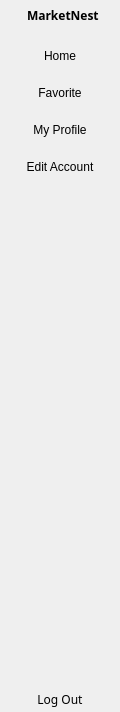
     <widget class="QWidget" name="full_menu_widget" native="true">
      <property name="sizePolicy">
       <sizepolicy hsizetype="Fixed" vsizetype="Preferred">
        <horstretch>0</horstretch>
        <verstretch>0</verstretch>
       </sizepolicy>
      </property>
      <property name="maximumSize">
       <size>
        <width>120</width>
        <height>16777215</height>
       </size>
      </property>
      <layout class="QVBoxLayout" name="verticalLayout_4">
       <property name="spacing">
        <number>0</number>
       </property>
       <property name="leftMargin">
        <number>0</number>
       </property>
       <property name="topMargin">
        <number>0</number>
       </property>
       <property name="rightMargin">
        <number>0</number>
       </property>
       <property name="bottomMargin">
        <number>0</number>
       </property>
       <item>
        <layout class="QHBoxLayout" name="horizontalLayout_3">
         <property name="spacing">
          <number>0</number>
         </property>
         <property name="topMargin">
          <number>5</number>
         </property>
         <property name="bottomMargin">
          <number>20</number>
         </property>
         <item>
          <spacer name="horizontalSpacer_4">
           <property name="orientation">
            <enum>Qt::Horizontal</enum>
           </property>
           <property name="sizeHint" stdset="0">
            <size>
             <width>40</width>
             <height>20</height>
            </size>
           </property>
          </spacer>
         </item>
         <item>
          <widget class="QLabel" name="label_4">
           <property name="maximumSize">
            <size>
             <width>35</width>
             <height>35</height>
            </size>
           </property>
           <property name="text">
            <string/>
           </property>
           <property name="pixmap">
            <pixmap resource="resource.qrc">:/icon/icon/logo.ico</pixmap>
           </property>
           <property name="scaledContents">
            <bool>true</bool>
           </property>
          </widget>
         </item>
         <item>
          <widget class="QLabel" name="label_3">
           <property name="font">
            <font>
             <family>Josefin Sans SemiBold</family>
             <bold>true</bold>
            </font>
           </property>
           <property name="text">
            <string>MarketNest</string>
           </property>
          </widget>
         </item>
         <item>
          <spacer name="horizontalSpacer_3">
           <property name="orientation">
            <enum>Qt::Horizontal</enum>
           </property>
           <property name="sizeHint" stdset="0">
            <size>
             <width>40</width>
             <height>20</height>
            </size>
           </property>
          </spacer>
         </item>
        </layout>
       </item>
       <item>
        <layout class="QVBoxLayout" name="verticalLayout_2">
         <property name="spacing">
          <number>15</number>
         </property>
         <item>
          <widget class="QPushButton" name="homeBtn_2">
           <property name="focusPolicy">
            <enum>Qt::WheelFocus</enum>
           </property>
           <property name="layoutDirection">
            <enum>Qt::LeftToRight</enum>
           </property>
           <property name="inputMethodHints">
            <set>Qt::ImhMultiLine</set>
           </property>
           <property name="text">
            <string>Home</string>
           </property>
           <property name="icon">
            <iconset resource="resource.qrc">
             <normaloff>:/icon/icon/home.ico</normaloff>:/icon/icon/home.ico</iconset>
           </property>
           <property name="checkable">
            <bool>true</bool>
           </property>
           <property name="autoExclusive">
            <bool>true</bool>
           </property>
           <property name="autoDefault">
            <bool>false</bool>
           </property>
           <property name="flat">
            <bool>true</bool>
           </property>
          </widget>
         </item>
         <item>
          <widget class="QPushButton" name="favBtn_2">
           <property name="text">
            <string>Favorite</string>
           </property>
           <property name="icon">
            <iconset resource="resource.qrc">
             <normaloff>:/icon/icon/heart3.ico</normaloff>:/icon/icon/heart3.ico</iconset>
           </property>
           <property name="checkable">
            <bool>true</bool>
           </property>
           <property name="autoExclusive">
            <bool>true</bool>
           </property>
           <property name="flat">
            <bool>true</bool>
           </property>
          </widget>
         </item>
         <item>
          <widget class="QPushButton" name="profileBtn_2">
           <property name="text">
            <string>My Profile</string>
           </property>
           <property name="icon">
            <iconset resource="resource.qrc">
             <normaloff>:/icon/icon/store.ico</normaloff>:/icon/icon/store.ico</iconset>
           </property>
           <property name="checkable">
            <bool>true</bool>
           </property>
           <property name="autoExclusive">
            <bool>true</bool>
           </property>
           <property name="flat">
            <bool>true</bool>
           </property>
          </widget>
         </item>
         <item>
          <widget class="QPushButton" name="accountBtn_2">
           <property name="text">
            <string>Edit Account</string>
           </property>
           <property name="icon">
            <iconset resource="resource.qrc">
             <normaloff>:/icon/icon/profile.ico</normaloff>:/icon/icon/profile.ico</iconset>
           </property>
           <property name="checkable">
            <bool>true</bool>
           </property>
           <property name="autoExclusive">
            <bool>true</bool>
           </property>
           <property name="flat">
            <bool>true</bool>
           </property>
          </widget>
         </item>
        </layout>
       </item>
       <item>
        <spacer name="verticalSpacer_2">
         <property name="orientation">
          <enum>Qt::Vertical</enum>
         </property>
         <property name="sizeHint" stdset="0">
          <size>
           <width>117</width>
           <height>509</height>
          </size>
         </property>
        </spacer>
       </item>
       <item>
        <widget class="QPushButton" name="exitBtn_2">
         <property name="font">
          <font>
           <family>Josefin Sans Medium</family>
          </font>
         </property>
         <property name="text">
          <string>Log Out</string>
         </property>
         <property name="icon">
          <iconset resource="resource.qrc">
           <normaloff>:/icon/icon/logout.ico</normaloff>:/icon/icon/logout.ico</iconset>
         </property>
         <property name="flat">
          <bool>true</bool>
         </property>
        </widget>
       </item>
      </layout>
     </widget>
